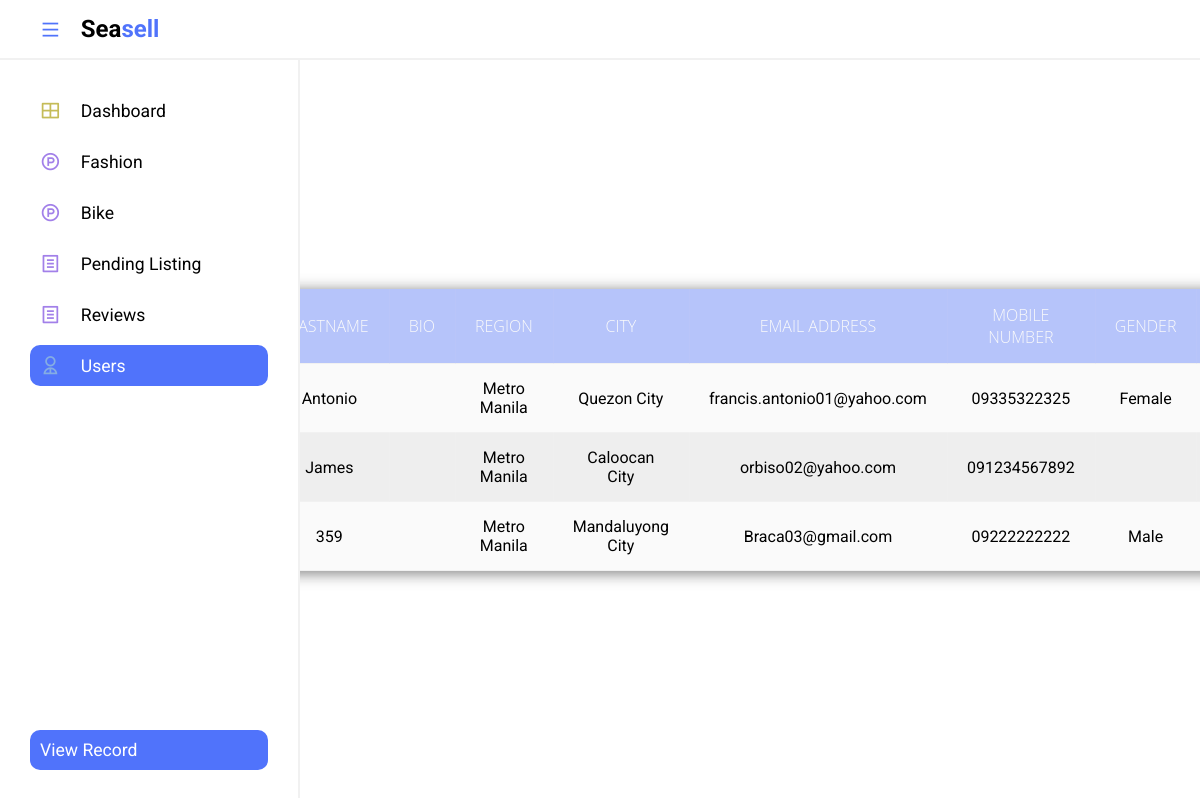
Screenshot of /FrontEnd/admin/user/userrecord.php with the database file from the repository.
### tables this page shows
CREATE TABLE `user` (
  `USER_ID` int(11) NOT NULL,
  `USERNAME` varchar(200) NOT NULL,
  `PASSWORD` varchar(200) NOT NULL,
  `FIRSTNAME` varchar(200) NOT NULL,
  `LASTNAME` varchar(200) NOT NULL,
  `BIO` longtext NOT NULL,
  `REGION` varchar(200) NOT NULL,
  `CITY` varchar(200) NOT NULL,
  `EMAIL_ADDRESS` varchar(200) NOT NULL,
  `MOBILE_NUMBER` varchar(200) NOT NULL,
  `GENDER` varchar(200) NOT NULL,
  `BIRTHDAY` varchar(200) NOT NULL,
  `PROFILE_PIC` varchar(200) NOT NULL,
  `SESSION_KEY` varchar(200) NOT NULL,
  `RATING` varchar(200) NOT NULL,
  `JOINED_DATE` varchar(200) NOT NULL
);

### FrontEnd/admin/user/userrecord.php (the view, shortened to what this page needs)
<!DOCTYPE html>
<html lang="en">
<html lang="en">
<head>
    <link rel="stylesheet" href="../adminpanel.css">
    <link href="https://cdn.jsdelivr.net/npm/remixicon@2.5.0/fonts/remixicon.css" rel="stylesheet">
</head>
<body>
    <section class="header">
        <div class="logo">
            <i class="ri-menu-line icon icon-0 menu"></i>
            <h2>Sea<span>sell</span></h2>
        </div>
    </section>
    <section class="main">
        <div class="sidebar">
        <ul class="sidebar--items">
                <li>
                    <a href="../index.php">
                        <span class="icon icon-1"><i class="ri-layout-grid-line"></i></span>
                        <span class="sidebar--item">Dashboard</span>
                    </a>
                </li>
                <li>
                    <a href="../fashion/fashionproduct.php">
                        <span class="icon icon-2"><i class="ri-product-hunt-line"></i></span>
                        <span class="sidebar--item">Fashion</span>
                    </a>
                </li>
                   <li>
                    <a href="../bike/productbike.php">
                        <span class="icon icon-2"><i class="ri-product-hunt-line"></i></span>
                        <span class="sidebar--item">Bike</span>
                    </a>
                </li>
                <li>
                    <a href="../listing/listed.php">
                        <span class="icon icon-2"><i class="ri-file-list-line"></i></span>
                        <span class="sidebar--item">Pending Listing</span>
                    </a>
                </li>
                <li>
                    <a href="../review/review.php">
                        <span class="icon icon-2"><i class="ri-file-list-line"></i></span>
                        <span class="sidebar--item">Reviews</span>
                    </a>
                </li>
                <li>
                    <a href="../user/adminusers.php" id="active--link">
                        <span class="icon icon-3"><i class="ri-user-2-line"></i></span>
                        <span class="sidebar--item" style="white-space: nowrap;">Users</span>
                    </a>
                </li>
            </ul>
            <ul class="sidebar--bottom-items"  >
                <li >
                    <a href="adminusers.php" id="active--link">
                        <span class="sidebar--item" >View Record</span>
                    </a>
                </li>
            </ul>
        </div>
        <div class="main--content">
            <div class="filter">
 </div>
 <table>
 <thead>
 <tr>
 <th>Lastname</th>
 <th>Bio</th>
 <th>Region</th>
 <th>City</th>
 <th>Email Address</th>
 <th>Mobile Number</th>
 <th>Gender</th>
 <th>Birth date</th>
 </tr>
</thead>
<tbody>
   <?php
    include"../../includes/functions/connection.php";
    $sql = "SELECT * FROM user ";
    $result = $conn->query($sql);
    while($row = $result->fetch_assoc()){
        echo "
        <tr>
        <td>$row[USER_ID]</td>
        <td>$row[USERNAME]</td>
        <td>$row[PASSWORD]</td>
        <td>$row[FIRSTNAME]</td>
        <td>$row[LASTNAME]</td>
        <td>$row[BIO]</td>
        <td>$row[REGION]</td>
        <td>$row[CITY]</td>
        <td>$row[EMAIL_ADDRESS]</td>
        <td>$row[MOBILE_NUMBER]</td>
        <td>$row[GENDER]</td>
        <td>$row[BIRTHDAY]</td>
        <td>$row[PROFILE_PIC]</td>
        <td>$row[SESSION_KEY]</td>
        <td>$row[JOINED_DATE]</td>
        </tr>
        ";
    }
    ?>
</tbody>
 </table>
        </div>
    </section>
</body>
</html>

### FrontEnd/admin/adminpanel.css (style rules this page uses)
* { margin: 0; padding: 0; box-sizing: border-box; font-family: 'Roboto', sans-serif; }
body { position: relative; width: 100%; }
.header { height: 60px; width: 100%; display: flex; align-items: center; border-bottom: 2px solid #f1f1f1; }
.logo { display: flex; align-items: center; width: 300px; padding-left: 40px; }
.logo span { color: #5073fb; }
.main { position: relative; width: 100%; min-height: calc(100vh - 60px); }
.sidebar { position: absolute; top: 0; left: 0; height: 100%; width: 300px; background-color: #fff; padding: 30px; display: flex; flex-direction: column; justify-content: space-between; border-right: 2px solid #f1f1f1; transition: .3s; }
li { list-style: none; }
a { text-decoration: none; }
.sidebar--items a, .sidebar--bottom-items a { display: flex; align-items: center; margin-bottom: 10px; font-size: 1.1rem; color: #000; padding: 10px; border-radius: 10px; }
#active--link { background-color: #5073fb; color: #fff; }
.sidebar--bottom-items li:last-child a { margin-bottom: 0; }
.icon { position: relative; display: flex; align-items: center; justify-content: center; margin-right: 20px; font-size: 1.3rem; }
.icon-0 { color: #5073fb; }
.icon-1 { color: #c5bc58; }
.icon-2 { color: #a280e9; }
.icon-3 { color: #85ade3; }
.main--content { position: absolute; top: 0; right: 0; height: 100%; width: calc(100% - 300px); padding: 0 40px; overflow-y: scroll; transition: .3s; }
tr { border-bottom: 1px solid #f1f1f1; }
.filter { position: absolute; left: 0; top: 0; bottom: 0; right: 0; z-index: 1; }
table { position: absolute; z-index: 2; left: 50%; top: 50%; transform: translate(-50%,-50%); width: 60%; border-collapse: collapse; border-spacing: 0; box-shadow: 0 2px 15px rgba(64,64,64,.7); border-radius: 12px 12px 0 0; overflow: hidden; }
td , th { padding: 15px 20px; text-align: center; }
th { background-color: rgba(80, 115, 251, .4); color: #fafafa; font-family: 'Open Sans',Sans-serif; font-weight: 200; text-transform: uppercase; }
tr { width: 100%; background-color: #fafafa; font-family: 'Montserrat', sans-serif; }
tr:nth-child(even) { background-color: #eeeeee; }

### rows the page displays
user: LASTNAME "Antonio", REGION "Metro Manila", CITY "Quezon City", EMAIL_ADDRESS "francis.antonio01@yahoo.com", MOBILE_NUMBER "09335322325", GENDER "Female"
user: LASTNAME "James", REGION "Metro Manila", CITY "Caloocan City", EMAIL_ADDRESS "orbiso02@yahoo.com", MOBILE_NUMBER "091234567892"
user: LASTNAME "359", REGION "Metro Manila", CITY "Mandaluyong City", EMAIL_ADDRESS "Braca03@gmail.com", MOBILE_NUMBER "09222222222", GENDER "Male"
